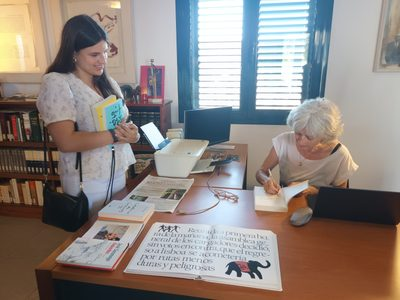
#> input picture proxies/01e5cfd2054e.jpg, 400 x 300 px
$ python -i auditar_finais.py   (imports and definitions only)
#> lines starting #> are read from the running program, lines starting #| are printed output that depends on the picture
# -*- coding: utf-8 -*-
"""Poe em causa a escolha da pasta FINAIS, foto a foto.

A PERGUNTA DO TIAGO, que e a certa:
    "tens a certeza que o que esta na pasta finais sao as com melhor qualidade?
     Das que fizemos o upscalling e das que fizemos a melhoria?"

A resposta honesta ao que o consolidar.py faz hoje e NAO, e a razao e de
construcao, nao de execucao: o consolidar.py escolhe por ORDEM DE PREFERENCIA
(restaurada, depois IA, depois lanczos, depois original) e nunca compara as
versoes entre si. Mede uma coisa so, quanto e que a foto mudou face ao
original, e isso serve para apanhar invencao de feicoes, que era a outra
preocupacao dele. Nao serve para dizer qual das versoes esta melhor.

Este script faz a comparacao que falta. Para cada foto com mais do que uma
versao, poe TODAS ao mesmo tamanho e mede duas coisas:

  DETALHE NOS CONTORNOS  so nos blocos de maior contraste local, que e onde
                         vive o detalhe verdadeiro: arestas, olhos, tecido,
                         letras. Limpar grao numa parede nao mexe neste numero.

  AGITACAO NOS LISOS     nos blocos mais lisos, que e onde o ruido e os halos
                         aparecem sem disfarce.

Melhor = mais detalhe sem mais agitacao. Quando as duas sobem ao mesmo tempo,
o que ganhamos foi ruido disfarcado de nitidez, e o script diz que nao sabe em
vez de inventar um vencedor. Ja levei duas vezes com metricas a marcar como
piores fotos que a olho estavam melhores, e o registo disso esta no
verificar_upscale.py. Por isso aqui NENHUM caso duvidoso e decidido sozinho:
sai em recorte lado a lado para se olhar.

Uso:
    py -3.11 scripts/auditar_finais.py
    py -3.11 scripts/auditar_finais.py --recortes 20
"""
import csv
import os
import sys

from PIL import Image, ImageDraw, ImageFilter, ImageFont, ImageOps, ImageStat

# [1 line not run here, left out]

REPO = os.path.dirname(os.path.dirname(os.path.abspath(__file__)))
sys.path.insert(0, os.path.dirname(os.path.abspath(__file__)))
from consolidar import precisa_crescer
INVENTARIO = os.path.join(REPO, "data", "inventario.csv")
FINAIS = r"C:\casamento-video-media\FINAIS"
SAIDA = r"C:\casamento-video-media\verificacao\auditoria"

FONTES = [(r"C:\casamento-video-media\restauradas", "restaurada"),
          (r"C:\casamento-video-media\upscaled-ia", "IA"),
          (r"C:\casamento-video-media\upscaled", "lanczos")]

LAPLACIANO = ImageFilter.Kernel((3, 3), [0, -1, 0, -1, 4, -1, 0, -1, 0], scale=1)

# Diferencas abaixo disto sao empate. Sao percentagens: 4 por cento de detalhe
# nao se ve num ecra a 15 metros, e fingir que se ve e que dava um vencedor
# falso em metade dos casos.
EMPATE_DETALHE = 4.0
EMPATE_AGITACAO = 8.0


def blocos(im, lado, quarto):
    """Media do laplaciano no quarto de blocos escolhido por contraste local.

    quarto="altos" da os blocos de maior contraste (contornos).
    quarto="baixos" da os mais lisos (ceu, paredes, pele).
    """
    g = im.convert("L")
    g.thumbnail((800, 800), Image.LANCZOS)
    lap = g.filter(LAPLACIANO)
    caixas = []
    for y in range(0, g.height - lado, lado):
        for x in range(0, g.width - lado, lado):
            c = (x, y, x + lado, y + lado)
            caixas.append((ImageStat.Stat(g.crop(c)).stddev[0],
                           ImageStat.Stat(lap.crop(c)).stddev[0]))
    if not caixas:
        return 0.0
    caixas.sort(key=lambda b: -b[0] if quarto == "altos" else b[0])
    escolhidos = caixas[:max(1, len(caixas) // 4)]
    return sum(b[1] for b in escolhidos) / len(escolhidos)


def medir(im):
    return blocos(im, 14, "altos"), blocos(im, 14, "baixos")


# [206 lines left out: functions comparar, rotular, main, not called in this run]


# [2 lines not run here, left out]

>>> from PIL import Image
>>> picture = Image.open('../proxies/01e5cfd2054e.jpg')
#> picture is the input picture: PIL image 400x300 RGB; mean R, G, B 143.1, 134.4, 129.6
>>> result = medir(picture)
#> in blocos, `g = im.convert("L")`:
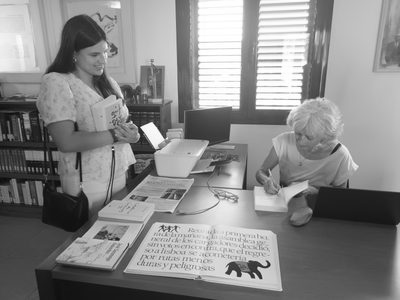
#> g: PIL image 400x300 L; min 7, max 255, mean 136.5
#> in blocos, `lap = g.filter(LAPLACIANO)`:
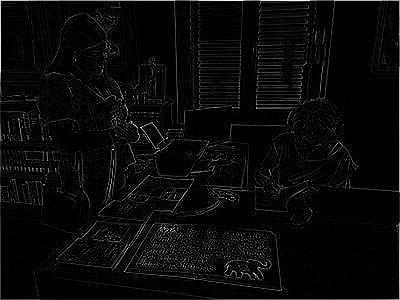
#> lap: PIL image 400x300 L; min 0, max 255, mean 9.8
#> after the loop in blocos, `for y in range(0, g.height - lado, lado):`: caixas = 588 pairs, first value 0.633 to 84.37, second value 0.452 to 71.26
#> in blocos, `escolhidos = caixas[:max(1, len(caixas) // 4)]`: escolhidos = 147 pairs, first value 33.05 to 84.37, second value 6.55 to 55.91
#> result = (26.33, 7.85)

$ run again, on proxies/0c2364972bd7.jpg
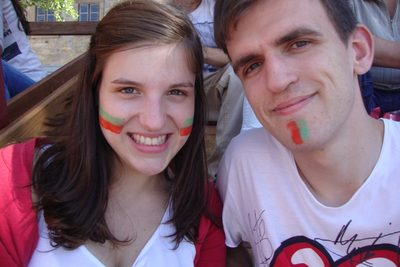
#> input picture proxies/0c2364972bd7.jpg, 400 x 267 px
#> picture is the input picture: PIL image 400x267 RGB; mean R, G, B 125.5, 101, 115.8
#> in blocos, `g = im.convert("L")`:
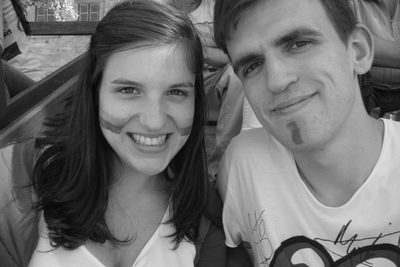
#> g: PIL image 400x267 L; min 3, max 251, mean 110.1
#> in blocos, `lap = g.filter(LAPLACIANO)`:
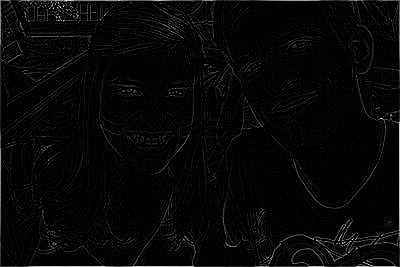
#> lap: PIL image 400x267 L; min 0, max 255, mean 7.3
#> after the loop in blocos, `for y in range(0, g.height - lado, lado):`: caixas = 532 pairs, first value 1.56 to 67.75, second value 1.17 to 62.31
#> escolhidos = 133 pairs, first value 28.75 to 67.75, second value 3.83 to 62.31
#> result = (20.91, 4.32)

$ run again, on proxies/1055e71499c6.jpg
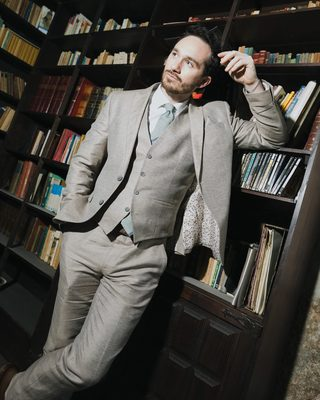
#> input picture proxies/1055e71499c6.jpg, 320 x 400 px
#> picture is the input picture: PIL image 320x400 RGB; mean R, G, B 75, 72.1, 66.7
#> in blocos, `g = im.convert("L")`:
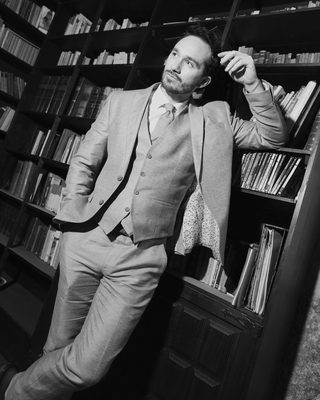
#> g: PIL image 320x400 L; min 0, max 248, mean 72.3
#> in blocos, `lap = g.filter(LAPLACIANO)`:
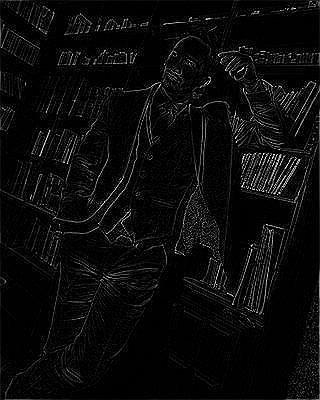
#> lap: PIL image 320x400 L; min 0, max 255, mean 11.1
#> after the loop in blocos, `for y in range(0, g.height - lado, lado):`: caixas = 616 pairs, first value 0.141 to 84.08, second value 0.244 to 86.09
#> escolhidos = 154 pairs, first value 42.69 to 84.08, second value 9.06 to 86.09
#> result = (38.16, 3.26)

$ run again, on proxies/1058b297e0de.jpg
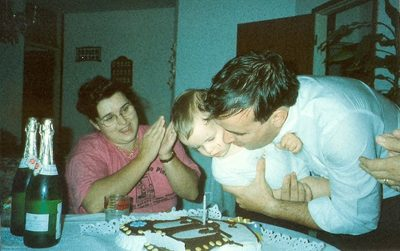
#> input picture proxies/1058b297e0de.jpg, 400 x 251 px
#> picture is the input picture: PIL image 400x251 RGB; mean R, G, B 101, 121.5, 107.7
#> in blocos, `g = im.convert("L")`:
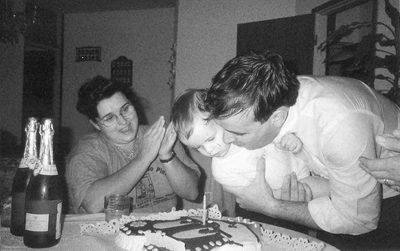
#> g: PIL image 400x251 L; min 15, max 255, mean 113.8
#> in blocos, `lap = g.filter(LAPLACIANO)`:
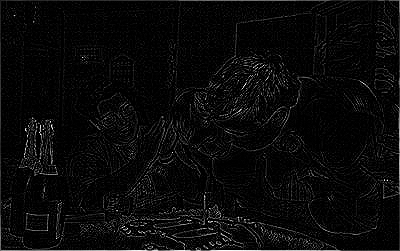
#> lap: PIL image 400x251 L; min 0, max 255, mean 10
#> after the loop in blocos, `for y in range(0, g.height - lado, lado):`: caixas = 476 pairs, first value 2.7 to 74.31, second value 1.67 to 54.35
#> escolhidos = 119 pairs, first value 30 to 74.31, second value 7.58 to 54.35
#> result = (26.03, 8.03)
